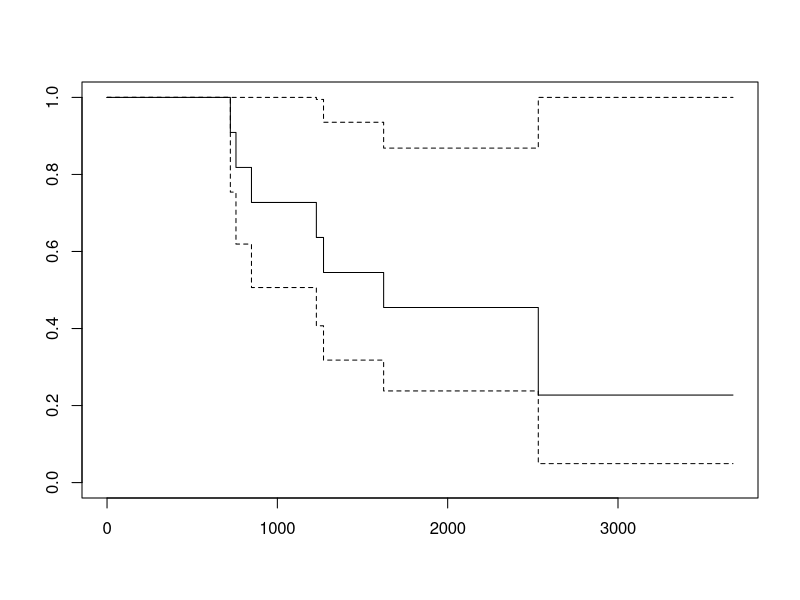
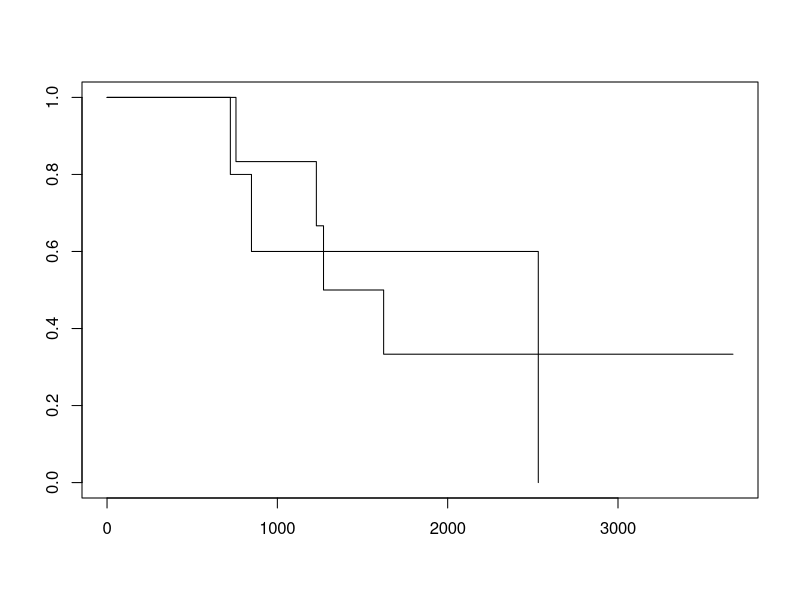
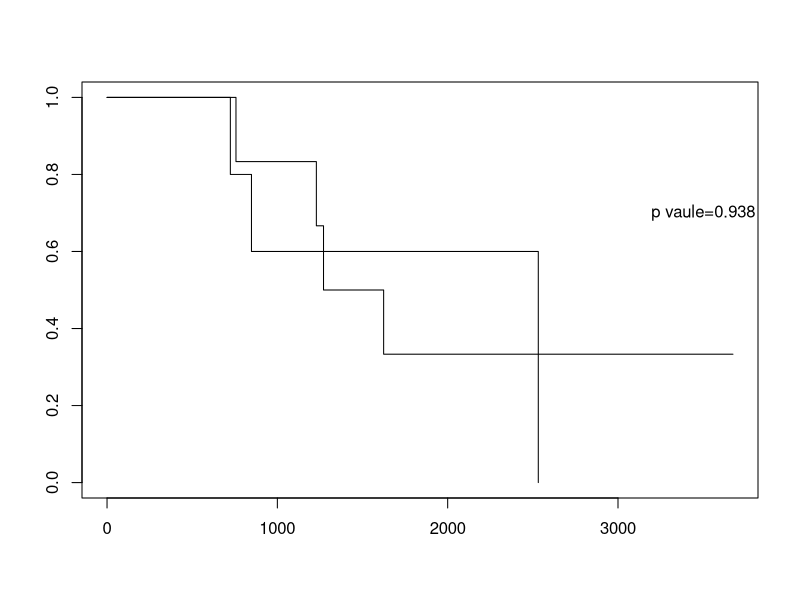
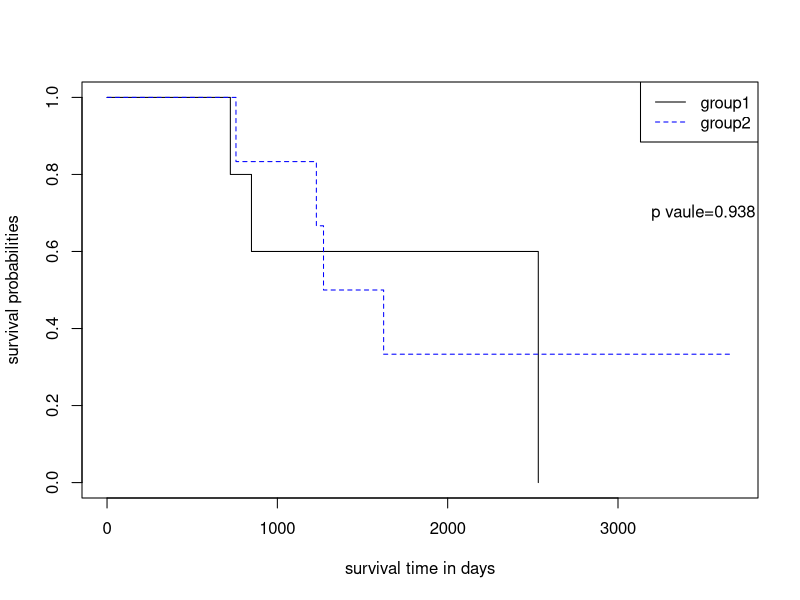
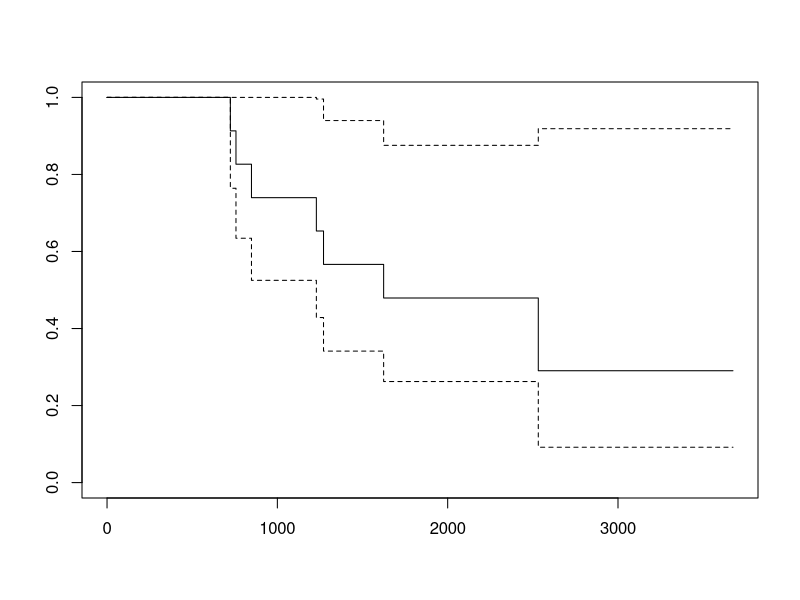
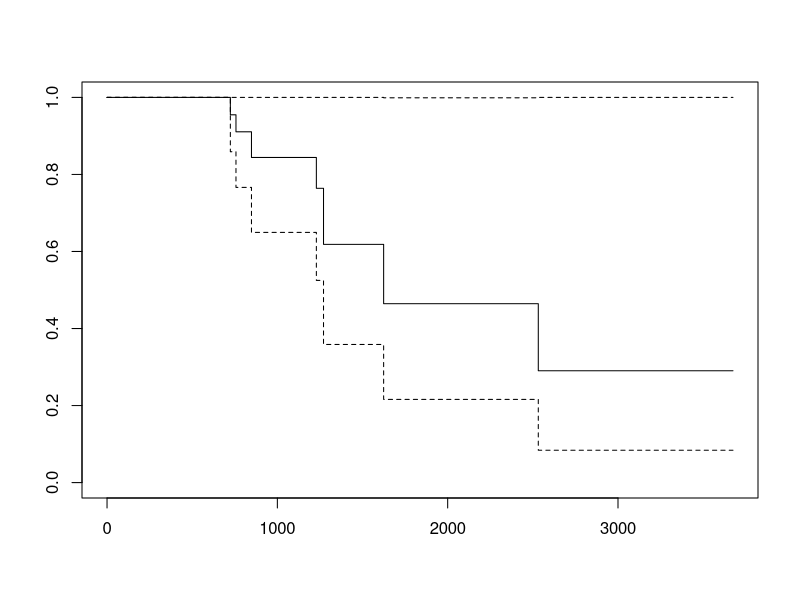
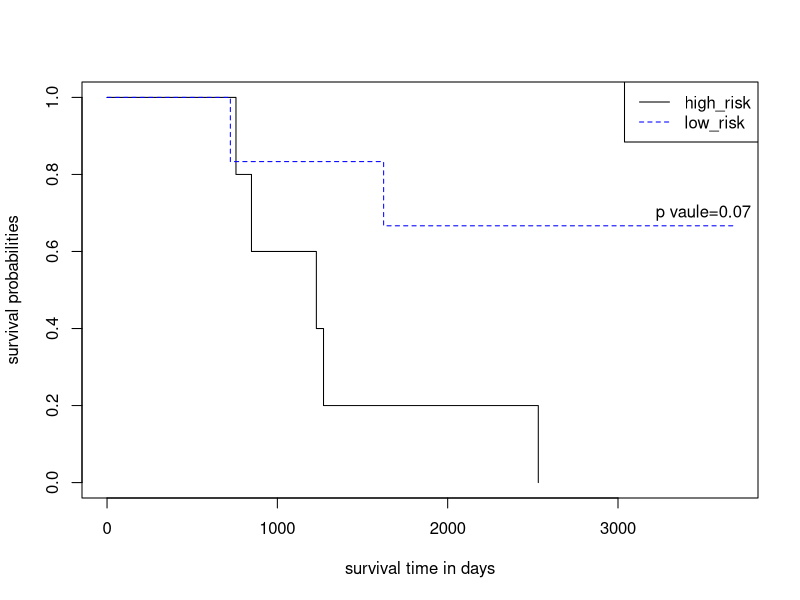
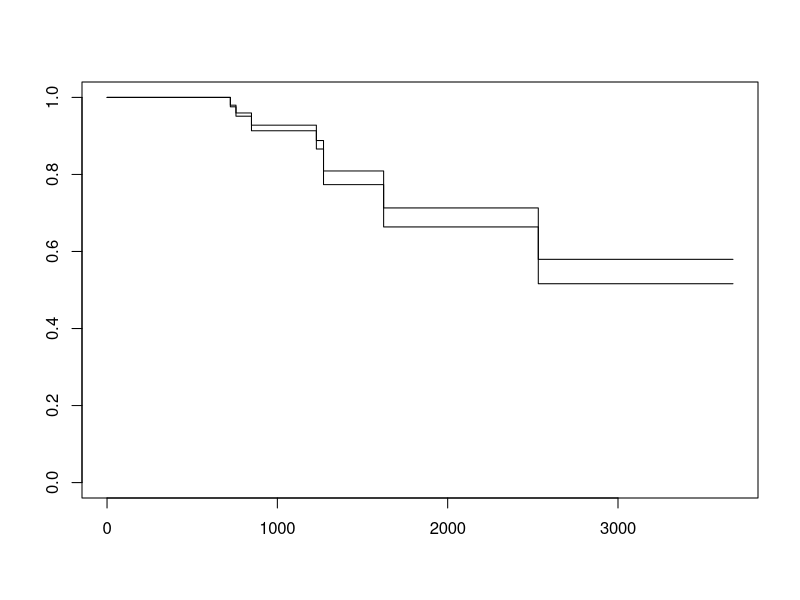

Reproduce these figures in R, in order.
## ---- chunk 1
knitr::opts_chunk$set(echo = TRUE)
## ---- chunk 2
library(survival)
clinical <- read.table("KM_plot.txt")

#建立生存对象
y <- Surv(clinical$OS, clinical$vital_status)
kmfit1 <- survfit(y~1)
summary(kmfit1)
plot(kmfit1)
## ---- chunk 3
# 根据基因表达值高低分组
kmfit_group <- survfit(y ~ Group, data = clinical)                        
plot(kmfit_group)
# 两组生存率检验显著性,rho=0为log-rank法或Mantel Haenszel法，rho=1为Wilcoxon法
survival_test <- survdiff(Surv(OS, vital_status) ~ Group, data=clinical, rho = 0)       
survival_pvaule <- pchisq(survival_test$chisq, length(survival_test$n)-1, lower.tail = FALSE)

plot(kmfit_group)
text(3500, 0.7, paste0("p vaule=", round(survival_pvaule, 3)))
## ---- chunk 4
kmfit_group$strata
plot(kmfit_group, lty = c('solid', 'dashed'), col=c('black','blue'), 
            xlab='survival time in days', ylab='survival probabilities') 
legend('topright', c('group1','group2'), lty=c('solid','dashed'), col=c('black','blue'))   
text(3500, 0.7, paste0("p vaule=", round(survival_pvaule, 3)))
## ---- chunk 5
uni_cox_model <- coxph(y ~ Group, data = clinical)
cox.zph(uni_cox_model)
summary(uni_cox_model)
plot(survfit(uni_cox_model))
## ---- chunk 6
multi_cox_model <- coxph(y ~ Group+stage+age, data = clinical)
cox.zph(multi_cox_model)
summary(multi_cox_model)
plot(survfit(multi_cox_model))
## ---- chunk 7
risk_score <- predict(multi_cox_model)
clinical$risk_score <- risk_score
clinical$risk <- ifelse(risk_score<=median(risk_score), "low_risk", "high_risk")
kmfit_risk <- survfit(y ~ risk, data = clinical)

survival_test <- survdiff(y ~ risk, data=clinical)       # 进行两组生存率比检验
survival_pvaule <- pchisq(survival_test$chisq, length(survival_test$n)-1, lower.tail = FALSE)

kmfit_risk$strata
plot(kmfit_risk, lty = c('solid', 'dashed'), col=c('black','blue'),   # 绘制K-M生存曲线,设置线条参数
     xlab='survival time in days', ylab='survival probabilities') 
legend('topright', c('high_risk','low_risk'), lty=c('solid','dashed'), col=c('black','blue'))   
text(3500, 0.7, paste0("p vaule=", round(survival_pvaule, 3)))
## ---- chunk 8
newdata <- data.frame(Group=c(1,2), age=rep(mean(clinical$age),2), stage=rep(1,2))
newdata
kmfit_cox_group <- survfit(multi_cox_model, newdata = newdata)
plot(kmfit_cox_group)
## ---- chunk 9
library(pROC)
clinical$OS_group <- ifelse(clinical$OS<=median(clinical$OS), "poor", "good")
roc.model <- roc(OS_group ~ risk_score, data = clinical)
roc.model
plot(roc.model)
